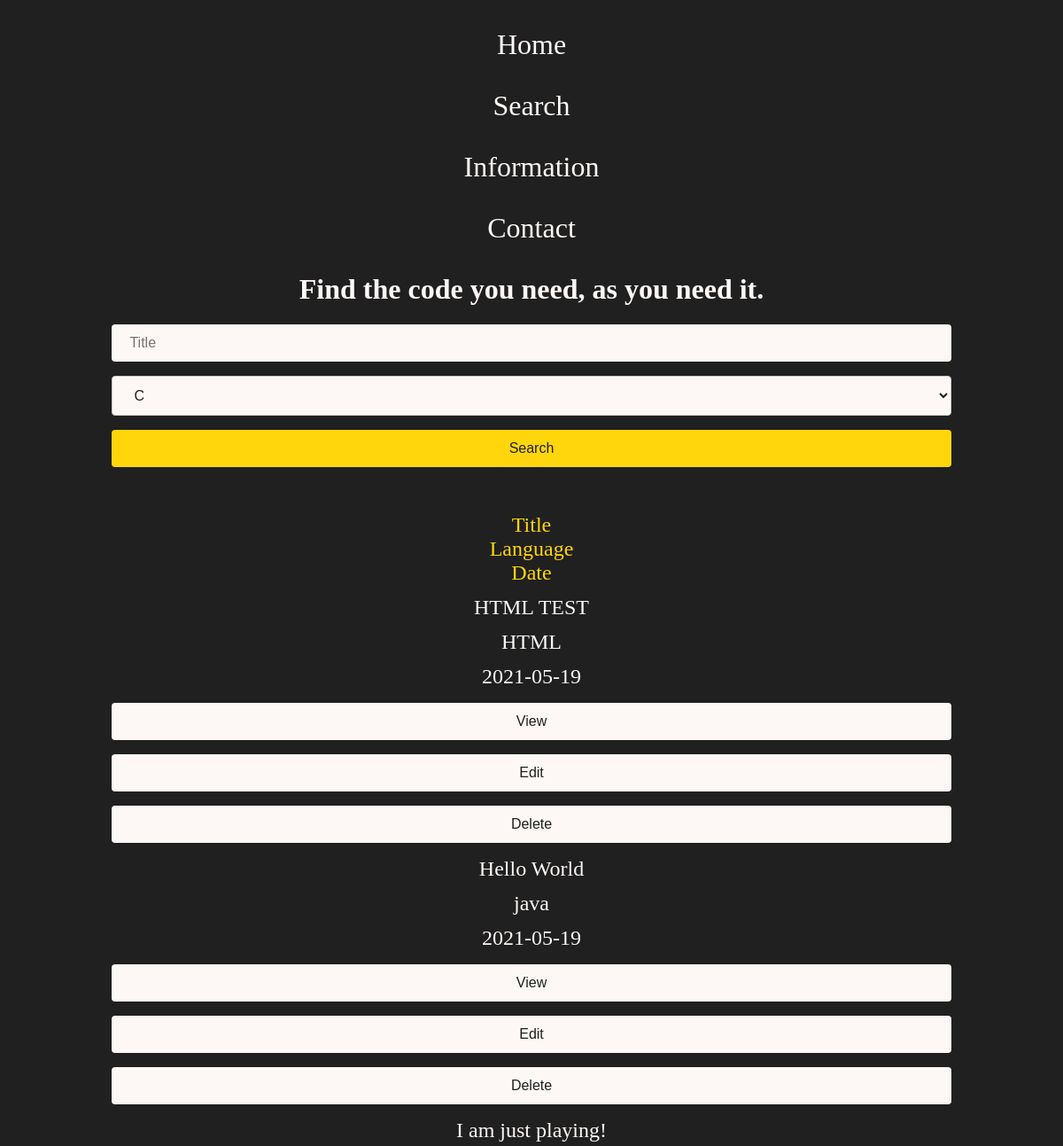
Before: /search (upper part) with the older database file.
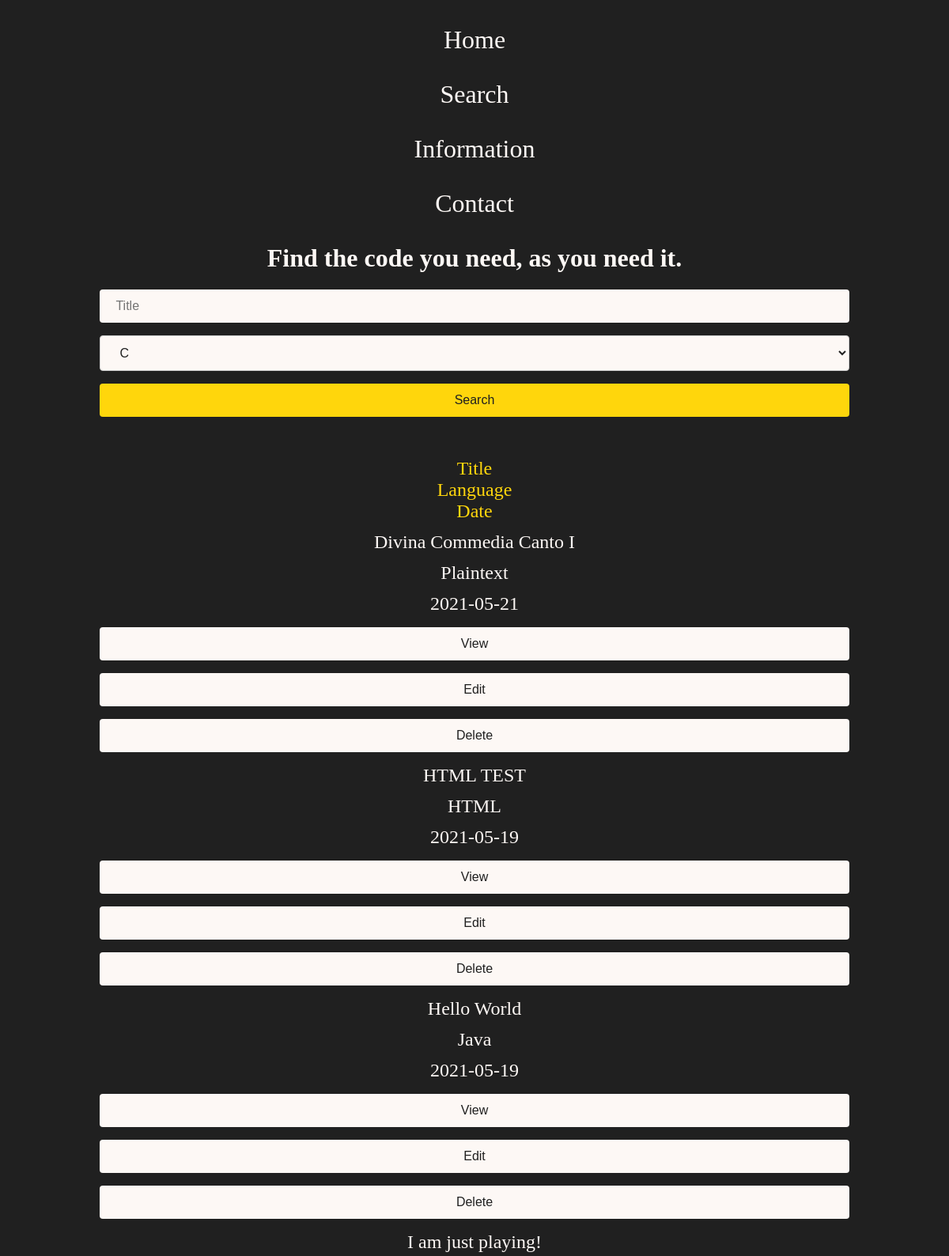
After: the same page with the newer database file.
### app.py (models this page shows, shortened)
class Post(db.Model):
    id = db.Column(db.Integer, primary_key=True)
    title = db.Column(db.String(50), nullable=False)
    content = db.Column(db.String(500), nullable=False)
    language = db.Column(db.String(50), nullable=False)
    date_created = db.Column(db.DateTime, default=datetime.now(timezone.utc))

### app.py (the view)
@app.route('/search', methods=['GET', 'POST'])
def search():
    if request.method == 'POST':
        post_title = request.form['title']
        post_language = request.form['language']
        conditions = []
        if not post_title:
            conditions.append(Post.title.contains(post_title))
        if post_language != 'Any':
            conditions.append(Post.language.ilike(post_language))
        posts = Post.query.filter(*conditions)\
            .order_by(Post.title.desc())\
            .all()
    else:
        posts = Post.query.order_by(Post.date_created.desc()).all()
    return render_template('/search.html', posts=posts)

### templates/search.html
{% extends "base.html" %}
{% block body %}
    <h1>Find the code you need, as you need it.</h1>
{% include "search_bar.html" %}
        <nav class="pure-g">
            <div class="pure-u-1-6 centered-text medium-text" style="color: var(--yellow)"> Title </div>
            <div class="pure-u-1-6 centered-text medium-text" style="color: var(--yellow)"> Language </div>
            <div class="pure-u-1-6 centered-text medium-text" style="color: var(--yellow)"> Date </div>
        </nav>
    {% for post in posts %}
        <nav class="pure-g">
            <div class="pure-u-1-3 pure-u-md-1-6 centered-text medium-text very-small-top-bottom-margin" style="text-align: center"> {{ post.title }} </div>
            <div class="pure-u-1-3 pure-u-md-1-6 centered-text medium-text very-small-top-bottom-margin"> {{ post.language }} </div>
            <div class="pure-u-1-3 pure-u-md-1-6 centered-text medium-text very-small-top-bottom-margin"> {{ post.date_created.date() }} </div>
            <div class="pure-u-1-3 pure-u-md-1-6">
                <input type="button" class="centered-block post-content" value="View" onclick="location.href='/view/{{post.id}}'">
            </div>
            <div class="pure-u-1-3 pure-u-md-1-6">
                <input type="button" class="centered-block post-content" value="Edit" onclick="location.href='/update/{{post.id}}'">
            </div>
            <div class="pure-u-1-3 pure-u-md-1-6">
                <input type="button" class="centered-block post-content" value="Delete" onclick="location.href='/delete/{{post.id}}'">
            </div>
        </nav>
    {% endfor %}
{% endblock %}

### templates/base.html (shortened to what this page needs)
<!DOCTYPE html>
<html lang="en">
<head>
    <link rel="stylesheet" href="https://unpkg.com/purecss@2.0.6/build/pure-min.css">
    <link rel="stylesheet" href="https://unpkg.com/purecss@2.0.6/build/grids-responsive-min.css">
    <link rel="stylesheet" href="https://unpkg.com/purecss@1.0.1/build/base-min.css">
    <link rel="stylesheet" href="https://unpkg.com/@highlightjs/cdn-assets@10.7.2/styles/default.min.css">
    <link rel="stylesheet" href="{{ url_for('static', filename='styles.css') }}">
</head>
<body>
    <header>
        <nav class="pure-g">
            <div class="pure-u-1-2 pure-u-md-1-4 centered-text big-text">
                 <a href="{{ url_for('index') }}">
                    <p>Home</p>
                 </a>
            </div>
            <div class="pure-u-1-2 pure-u-md-1-4 centered-text big-text">
                 <a href="{{ url_for('search') }}">
                    <p>Search</p>
                 </a>
            </div>
            <div class="pure-u-1-2 pure-u-md-1-4 centered-text big-text">
                <a href="{{ url_for('information') }}">
                    <p>Information</p>
                </a>
            </div>
            <div class="pure-u-1-2 pure-u-md-1-4 centered-text big-text">
                <a href="{{ url_for('contact') }}">
                    <p>Contact</p>
                </a>
            </div>
        </nav>
    </header>
    {% block body %}
    {% endblock %}
</body>
</html>

### templates/search_bar.html
<form action="/search" method="post">
        <nav class="pure-g centered">
            <div class="pure-u-1 pure-u-md-1-3">
                <input type="text" name="title" id="title" class="post-content centered-block" placeholder="Title"/>
            </div>
            <div class="pure-u-1 pure-u-md-1-3">
                <select name="language" id="language" class="post-content centered-block">
                    {% include "language_options.html" %}
                </select>
            </div>
            <div class="pure-u-1 pure-u-md-1-3">
                <input type="submit" class=" centered-block post-content" value="Search"/>
            </div>
        </nav>
</form><br><br>

### templates/language_options.html (shortened to what this page needs)
<option selected="selected" hidden>{{ language.capitalize() if language else 'C'  }}</option>

### static/styles.css (style rules this page uses)
:root { --black: #202020; --grey: #707070; --grey_darker: #3F3F3F; --yellow:#FFD60C; --yellow_darker: #e5bf00; --white:#FDF8F5; --red: #c20b0b; }
body { font-family: serif; background-color: var(--black); color: var(--white); }
h1, h2 { text-align: center; }
.centered-text { text-align: center; align-self: center; }
.very-small-top-bottom-margin { margin-block-start: 0.5em; margin-block-end: 0.5em; }
.post-content { font-size: 1em; color:var(--black); }
.big-text { font-size: 2em; }
.medium-text { font-size: 1.5em; }
.centered-block { display: block; margin-left: auto; margin-right: auto; }
input, select { width: 80%; padding: 12px 20px; border: none; border-radius: 4px; background-color: var(--white); outline-color: var(--yellow); color: var(--black); box-sizing: border-box; margin:1em; }
input[type=submit], input[type=button] { cursor: pointer; }
input[type=submit] { background-color: var(--yellow); }
textarea, select { width: 80%; padding: 12px 20px; border: 1px solid #ccc; border-radius: 4px; outline-color: var(--yellow); box-sizing: border-box; }
.centered { justify-content: center; }
a { text-decoration: none; color: var(--white); }

Changed rows visible on the page:
added Post: title "Divina Commedia Canto I", language "Plaintext", date_created "2021-05-21"
changed Post "Hello World": language "java" → "Java"
